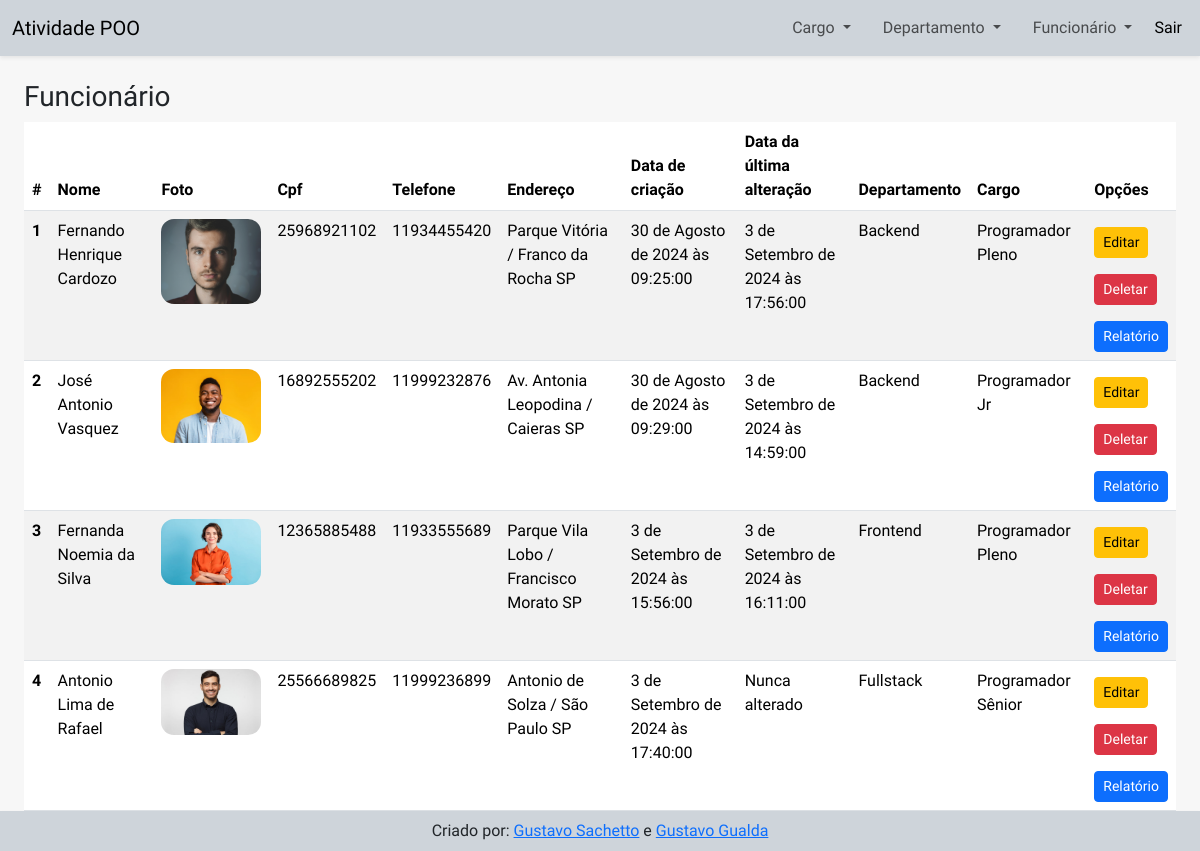
The page /view/page/funcionario.php (signed in) on the database its author committed.
### tables this page shows
CREATE TABLE `funcionario` (
  `funcional` int(11) NOT NULL,
  `cpf` char(11) NOT NULL,
  `nome` varchar(40) NOT NULL,
  `telefone` char(15) DEFAULT NULL,
  `endereco` varchar(70) NOT NULL,
  `created_at` datetime NOT NULL,
  `updated_at` datetime DEFAULT NULL,
  `image_url` varchar(80) DEFAULT NULL,
  `codDepartamento` int(11) NOT NULL,
  `codCargo` int(11) NOT NULL
);

CREATE TABLE `departamento` (
  `nomeDepartamento` varchar(45) NOT NULL,
  `codDepartamento` int(11) NOT NULL,
  `created_at` datetime NOT NULL,
  `updated_at` datetime DEFAULT NULL
);

CREATE TABLE `cargo` (
  `nomeCargo` varchar(50) NOT NULL,
  `salario` decimal(8,2) NOT NULL,
  `codCargo` int(11) NOT NULL,
  `created_at` datetime NOT NULL,
  `updated_at` datetime DEFAULT NULL
);

### model/classFuncionario.php (called while the page is built, shortened)
<?php
require_once 'classConexao.php';
class Funcionario
{
    public static function read(string $where = null, string $order = null,  string $limit = null, string $fields = '*'): array
    {
        $consult = new Conection('funcionario');
        $consult->join('cargo','cargo.codCargo = funcionario.codCargo');
        $consult->join('departamento','departamento.codDepartamento = funcionario.codDepartamento');
        return $consult->select($where, $order, $limit, $fields)->fetchAll(PDO::FETCH_ASSOC);
    }
}

### model/classConexao.php (called while the page is built, shortened)
<?php
class Conection
{
    private string $table;
    private string $join = '';
    private PDO $conection;
    private static string $dbname;
    private static string $dbhost;
    private static string $dbuser;
    private static string $dbpassword;
    public function __construct(string $table)
    {
        $this->table = $table;
    }
    public static function config(string $dbname, string $dbhost, string $dbuser, string $dbpassword): void
    {
        self::$dbname     = $dbname;
        self::$dbhost     = $dbhost;
        self::$dbuser     = $dbuser;
        self::$dbpassword = $dbpassword;
    }
    public function setConection(): void
    {
        try {
            $this->conection = new PDO("mysql:dbname=".self::$dbname.";host=".self::$dbhost, self::$dbuser, self::$dbpassword);
        } catch (\PDOException $th) {
            echo('<script>console.error("ERROR CONECTION")</script>');
        }
    }
    public function execute(string $query, array $values = []): PDOStatement|false
    {
        try {
            $statement = $this->conection->prepare($query);
            $statement->execute($values);
            return $statement;
        } catch (\Throwable $th) {
            echo('<script>console.error("ERROR EXECUTE")</script>');
            return false;
        }
    }
    public function join(string $foreignTable, string $match, string $joinType = "INNER JOIN"): void
    {
       $this->join .= " {$joinType} {$foreignTable} ON {$match} ";
    }
    public function select(
        string $where = null,
        string $order = null,
        string $limit = null,
        string $fields = '*'
        ): PDOStatement|false
    {
        isset($where) ? $where = ' WHERE ' . $where . ' ' : $where = '';
        isset($order) ? $order = ' ORDER BY ' . $order . ' ' : $order = '';
        isset($limit) ? $limit = ' LIMIT ' . $limit . ' ' : $limit = '';
        isset($this->join) ? $join =$this->join : $join = '';
        $query = "SELECT {$fields} FROM " . $this->table . $join . $where . $order . $limit;
        return $this->execute($query);
    }
}

### controller/exibeFuncionario.php (called while the page is built)
<?php
require '../../model/classFuncionario.php';
$result = Funcionario::read(null, 'funcional ASC', null, 'cargo.codCargo, cargo.nomeCargo, departamento.nomeDepartamento, departamento.codDepartamento, funcionario.*');

### controller/DateFormatter.php (called while the page is built, shortened)
<?php
class DateFormatter
{
    private static $months = [
        1 => "Janeiro",
        2 => "Fevereiro",
        3 => "Março",
        4 => "Abril",
        5 => "Maio",
        6 => "Junho",
        7 => "Julho",
        8 => "Agosto",
        9 => "Setembro",
        10 => "Outubro",
        11 => "Novembro",
        12 => "Dezembro"
    ];
    public static function format($dateTimeString) {
        $dateTime = DateTime::createFromFormat('Y-m-d H:i:s', $dateTimeString);
        $day = $dateTime->format('j');
        $month = (int)$dateTime->format('n');
        $year = $dateTime->format('Y');
        $formattedDate = "{$day} de " . self::$months[$month] . " de {$year}";
        if ($dateTimeString !== $dateTime->format('Y-m-d')) {
            $formattedDate .= " às " . $dateTime->format('H:i:s');
        }
        return $formattedDate;
    }
}

### view/page/funcionario.php (the view, shortened to what this page needs)
<!DOCTYPE html>
<html lang="en">
<head>
  <?php include '../layout/head.php' ?>
</head>
<body>
  <?php include '../../controller/exibeFuncionario.php'?>
  <?php include_once '../../controller/DateFormatter.php' ?>
  <header>
    <?php include '../layout/navbar.php' ?>
  </header>
  <main class="m-4 d-flex flex-column">
    <article>
      <h3 class="fw-normal">Funcionário</h3>
      <section class="table-responsive">
        <table class="table table-striped">
          <thead>
            <tr>
				<th scope="col">#</th>
				<th scope="col">Nome</th>
				<th scope="col">Foto</th>
				<th scope="col">Cpf</th>
				<th scope="col">Telefone</th>
				<th scope="col">Endereço</th>
				<th scope="col">Data de criação</th>
				<th scope="col">Data da última alteração</th>
				<th scope="col">Departamento</th>
				<th scope="col">Cargo</th>
				<th scope="col">Opções</th>
            </tr>
          </thead>
          <tbody>
          <?php if (isset($result) && count($result) > 0): ?>
            <?php foreach ($result as $value): ?>
                <tr>
                    <th scope="row"><?= $value['funcional'] ?></th>
                    <td><?= $value['nome'] ?></td>
                    <td> <img src="<?= URL. "/" . $value['image_url']?>" style="border-radius:13px;" alt="foto do funcionario" width="100" /></td>
                    <td><?= $value['cpf'] ?></td>
                    <td><?= $value['telefone'] ?></td>
                    <td><?= $value['endereco'] ?></td>
                    <td><?= DateFormatter::format($value['created_at']) ?></td>
                    <td><?= empty($value['updated_at']) ? 'Nunca alterado' : DateFormatter::format($value['updated_at']) ?></td>
                    <td><?= $value['nomeDepartamento'] ?></td>
                    <td><?= $value['nomeCargo'] ?></td>
                    <td>
                        <form action="formEditFuncionario.php" method="get">
                            <button
                                type="submit"
                                name="cod"
                                class="btn btn-sm btn-warning my-2"
                                data-bs-toggle="modal"
                                data-bs-target="#formEdit"
                                value="<?= $value['funcional'] ?>"
                            >
                                Editar
                            </button>
                        </form>
                        <form action="formDeleteFuncionario.php" method="get">
                            <button
                                type="submit"
                                name="cod"
                                class="btn btn-sm btn-danger my-2"
                                data-bs-toggle="modal"
                                data-bs-target="#formDelete"
                                value="<?= $value['funcional'] ?>"
                            >
                                Deletar
                            </button>
                        </form>
                        <form action="relatorioFuncionario.php" method="get">
                            <button
                                type="submit"
                                name="cod"
                                class="btn btn-sm btn-primary mt-2"
                                data-bs-toggle="modal"
                                data-bs-target="#formDelete"
                                value="<?= $value['funcional'] ?>"
                            >
                                Relatório
                            </button>
                        </form>
                    </td>
                </tr>
            <?php endforeach; ?>
          <?php endif; ?>
          </tbody>
        </table>
      </section>
    </article>
  </main>
  <?php include '../layout/footer.php' ?>
</body>
</html>

### view/layout/head.php (shortened to what this page needs)
<link href="https://cdn.jsdelivr.net/npm/bootstrap@5.3.3/dist/css/bootstrap.min.css" rel="stylesheet">
<link rel="stylesheet" href="<?= URL ?>/view/css/style.css">

### view/layout/navbar.php (shortened to what this page needs)
<nav class="navbar navbar-expand-lg bg-dark-subtle shadow-sm">
  <div class="container-fluid">
    <a class="navbar-brand" href="<?= URL ?>/">Atividade POO</a>
    <div class="collapse navbar-collapse justify-content-end" id="navbarNav">
      <ul class="navbar-nav">
        <li class="nav-item dropdown mx-2">
          <a class="nav-link dropdown-toggle" href="#" id="cargoDropdown" role="button" data-bs-toggle="dropdown" aria-expanded="false">
            Cargo
          </a>
        </li>
        <li class="nav-item dropdown mx-2">
          <a class="nav-link dropdown-toggle" href="#" id="departamentoDropdown" role="button" data-bs-toggle="dropdown" aria-expanded="false">
            Departamento
          </a>
        </li>
        <li class="nav-item dropdown mx-2">
          <a class="nav-link dropdown-toggle" href="#" id="funcionarioDropdown" role="button" data-bs-toggle="dropdown" aria-expanded="false">
            Funcionário
          </a>
        </li>
        <?php if (isset($_SESSION['usuario'])): ?>
          <form action="" method="post" class="d-flex align-itens-center">
            <button type="submit" style="border: none;background: transparent;" name="removeLoginUsuario">Sair</button>
          </form>
        <?php endif; ?>
      </ul>
    </div>
  </div>
</nav>

### view/layout/footer.php
<footer class="navbar navbar-expand-lg bg-dark-subtle fixed-bottom shadow-sm">
    <nav class="d-flex justify-content-center container-fluid">
      <span class="nav-link">
        Criado por: <a href="https://github.com/GustavoSachetto" target="_blank">Gustavo Sachetto</a> e <a href="https://github.com/iCrowleySHR" target="_blank">Gustavo Gualda</a>
      </span>
    </nav>
  </footer>

### view/css/style.css (style rules this page uses)
* { font-family: 'Fira sans', Arial, Helvetica, sans-serif; }
body { background: #f7f7f7; }

### rows shown on the page
funcionario: funcional "1", nome "Fernando Henrique Cardozo", image_url (picture), cpf "25968921102", telefone "11934455420", endereco "Parque Vitória / Franco da Rocha SP", created_at "30 de Agosto de 2024 às 09:25:00", updated_at "3 de Setembro de 2024 às 17:56:00", codDepartamento.nomeDepartamento "Backend", codCargo.nomeCargo "Programador Pleno"
funcionario: funcional "2", nome "José Antonio Vasquez", image_url (picture), cpf "16892555202", telefone "11999232876", endereco "Av. Antonia Leopodina / Caieras SP", created_at "30 de Agosto de 2024 às 09:29:00", updated_at "3 de Setembro de 2024 às 14:59:00", codDepartamento.nomeDepartamento "Backend", codCargo.nomeCargo "Programador Jr"
funcionario: funcional "3", nome "Fernanda Noemia da Silva", image_url (picture), cpf "12365885488", telefone "11933555689", endereco "Parque Vila Lobo / Francisco Morato SP", created_at "3 de Setembro de 2024 às 15:56:00", updated_at "3 de Setembro de 2024 às 16:11:00", codDepartamento.nomeDepartamento "Frontend", codCargo.nomeCargo "Programador Pleno"
funcionario: funcional "4", nome "Antonio Lima de Rafael", image_url (picture), cpf "25566689825", telefone "11999236899", endereco "Antonio de Solza / São Paulo SP", created_at "3 de Setembro de 2024 às 17:40:00", shows "Nunca alterado", codDepartamento.nomeDepartamento "Fullstack", codCargo.nomeCargo "Programador Sênior"
